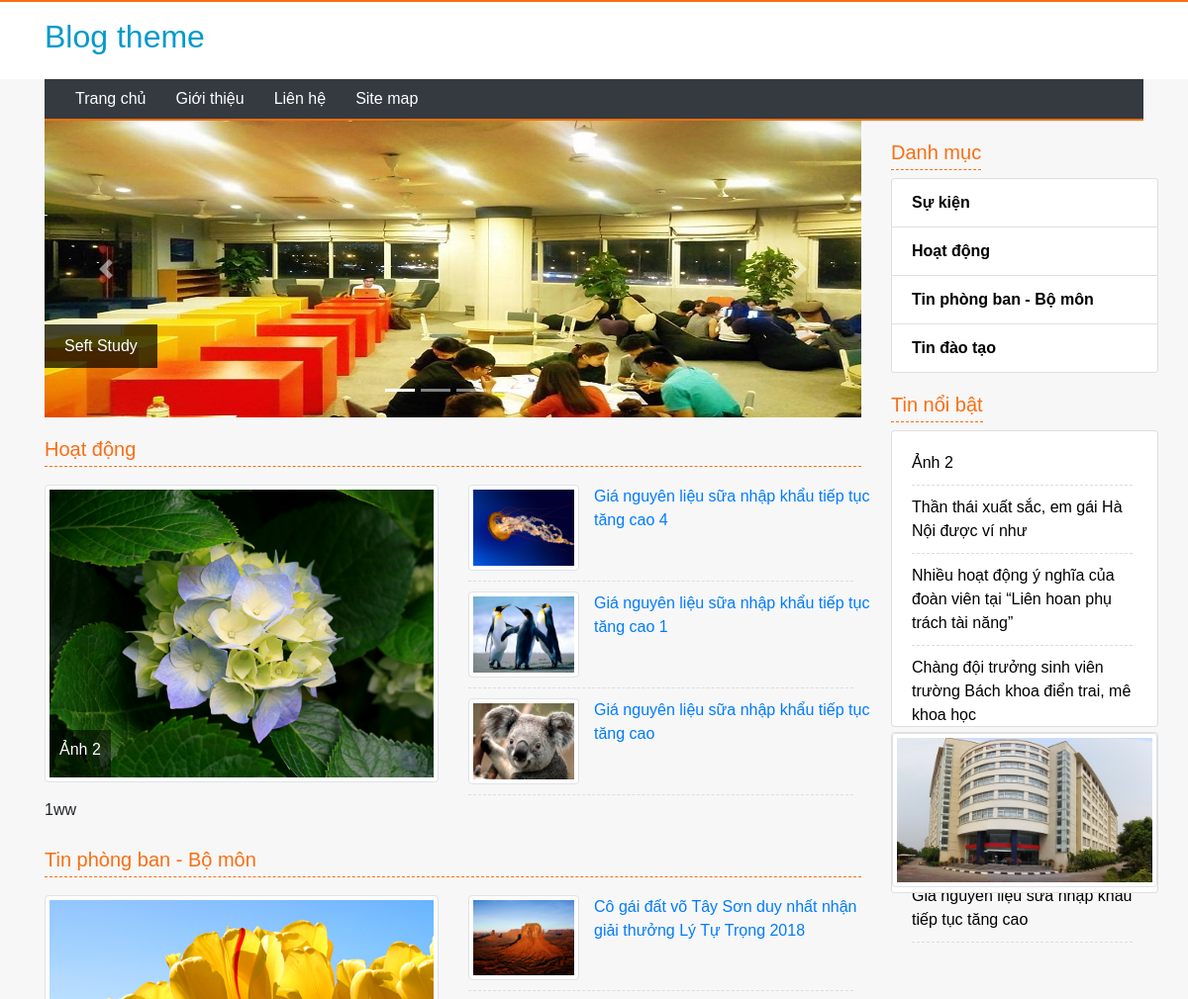
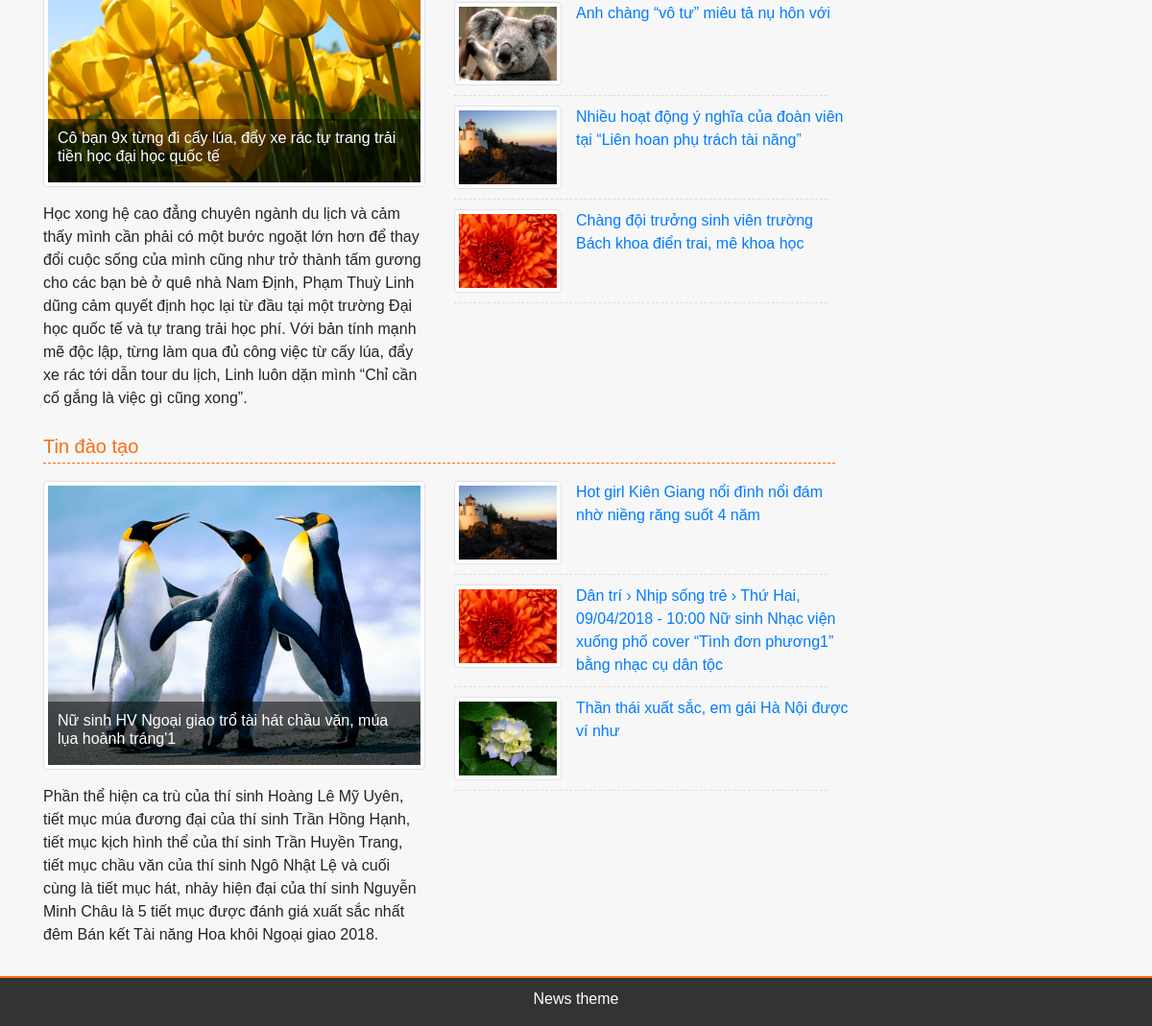
The page / on the database its author committed (2 pictures, top to bottom).
### tables this page shows
CREATE TABLE `tbl_slide` (
  `pk_slide_id` int(11) NOT NULL,
  `c_name` varchar(500) NOT NULL,
  `c_img` varchar(500) NOT NULL
);

CREATE TABLE `tbl_category_news` (
  `pk_category_news_id` int(11) NOT NULL,
  `c_name` varchar(500) NOT NULL
);

CREATE TABLE `tbl_news` (
  `pk_news_id` int(11) NOT NULL,
  `fk_category_news_id` int(11) NOT NULL DEFAULT '0',
  `c_name` varchar(500) NOT NULL,
  `c_description` varchar(20000) NOT NULL,
  `c_content` text NOT NULL,
  `c_img` varchar(500) NOT NULL,
  `c_hotnews` int(11) NOT NULL DEFAULT '0'
);

### index.php (called while the page is built, shortened)
<?php
	include "config.php";
	include "model/model.php";
	$controller = isset($_GET["controller"]) ? $_GET["controller"] : "home";
	$file_controller = "controller/frontend/controller_$controller.php";
	include "view/frontend/master.php";
 ?>

### controller/frontend/controller_slide.php (called while the page is built, shortened)
<?php
	class controller_slide{
		public function __construct(){
			$this->model = new model();
			include "view/frontend/view_slide.php";
		}
	}
	new controller_slide();
 ?>

### model/model.php (called while the page is built, shortened)
<?php
	class model{
		public function get_all($sql){
			global $db;
			$result = mysqli_query($db,$sql);
			$arr = array();
			while($rows = mysqli_fetch_object($result))
				$arr[] = $rows;
			return $arr;
		}
		public function get_a_record($sql){
			global $db;
			$result = mysqli_query($db,$sql);
			$rows = mysqli_fetch_object($result);
			return $rows;
		}
	}
 ?>

### controller/frontend/controller_home.php (called while the page is built, shortened)
<?php
	class controller_home{
		public function __construct(){
			$this->model = new model();
			include "view/frontend/view_home.php";
		}
	}
	new controller_home();
 ?>

### controller/frontend/controller_inc_category.php (called while the page is built, shortened)
<?php
	class controller_inc_category{
		public function __construct(){
			$this->model = new model();
			include "view/frontend/view_inc_category.php";
		}
	}
	new controller_inc_category();
 ?>

### controller/frontend/controller_hotnews.php (called while the page is built, shortened)
<?php
	class controller_hotnews{
		public function __construct(){
			$this->model = new model();
			include "view/frontend/view_hotnews.php";
		}
	}
	new controller_hotnews();
 ?>

### view/frontend/view_home.php (the view)
<?php
    $category = $this->model->get_all("select * from tbl_category_news where pk_category_news_id in (select fk_category_news_id from tbl_news where tbl_category_news.pk_category_news_id = tbl_news.fk_category_news_id) order by pk_category_news_id desc");
    foreach($category as $rows_category):
 ?>
      <h5 class="box-main-title"><?php echo $rows_category->c_name; ?></h5>
      <div class="row">
      <?php
          $first_news = $this->model->get_a_record("select * from tbl_news where fk_category_news_id={$rows_category->pk_category_news_id} order by pk_news_id desc limit 0,1");
       ?>
        <div class="col-md-6 col-sm-12">
          <article class="news">
            <figure> <img class="img-thumbnail" src="public/upload/news/<?php echo $first_news->c_img; ?>">
              <figcaption><a href="index.php?controller=news_detail&id=<?php echo $first_news->pk_news_id; ?>">
                <h6><?php echo $first_news->c_name; ?></h6>
                </a> </figcaption>
            </figure>
            <p><?php echo $first_news->c_description; ?></p>
          </article>
        </div>
        <div class="col-md-6 col-sm-12">
        <?php
          $news = $this->model->get_all("select * from tbl_news where fk_category_news_id={$rows_category->pk_category_news_id} order by pk_news_id desc limit 1,4");
          foreach($news as $rows):
         ?>
          <article class="news">
            <div class="row">
              <div class="col-md-4"><img class="img-thumbnail" src="public/upload/news/<?php echo $rows->c_img; ?>"></div>
              <div class="col-md-8 no-padding"><a href="index.php?controller=news_detail&id=<?php echo $rows->pk_news_id; ?>"><?php echo $rows->c_name; ?></a></div>
            </div>
            <div class="dotted"></div>
          </article>
          <?php endforeach; ?>
        </div>
      </div>
<?php endforeach; ?>

### view/frontend/master.php (shortened to what this page needs)
<!DOCTYPE html>
<html>
<head>
<link rel="stylesheet" type="text/css" href="public/frontend/css/bootstrap.min.css">
<link rel="stylesheet" type="text/css" href="public/frontend/css/style.css">
</head>
<body>
<div style="background-color: #dddddd">
  <div style="background-color:white">
    <div class="container">
      <div class="row">
        <div class="col-md-12">
          <div class="row">
            <div class="col-md-8">
              <h2 style="color:#009acd; line-height: 70px;">Blog theme</h2>
            </div>
            <div class="col-md-4">
            </div>
          </div>
        </div>
      </div>
    </div>
  </div>
</div>
<div class="container">
  <div class="row">
    <div class="col-md-12">
      <nav class="navbar navbar-expand-sm bg-dark">
        <ul class="navbar-nav">
          <li class="nav-item"> <a class="nav-link text-white" href="index.php">Trang chủ</a> </li>
          <li class="nav-item"> <a class="nav-link text-white" href="#">Giới thiệu</a> </li>
          <li class="nav-item"> <a class="nav-link text-white" href="#">Liên hệ</a> </li>
          <li class="nav-item"> <a class="nav-link text-white" href="#">Site map</a> </li>
        </ul>
      </nav>
      <div class="line-top"></div>
    </div>
  </div>
</div>
<div class="container" style="margin-top: 0px;">
  <div class="row">
    <div class="col-md-9 col-sm-12">
      <?php include "controller/frontend/controller_slide.php"; ?>
      <?php
          if(file_exists($file_controller))
            include $file_controller;
       ?>
    </div>
    <div class="col-md-3 col-sm-12">
      <aside class="sticky">
        <?php include "controller/frontend/controller_inc_category.php"; ?>
        <?php include "controller/frontend/controller_hotnews.php"; ?>
        <div class="card" style="margin-top: 20px; margin-top:5px;"> <img class="img-thumbnail" src="public/frontend/images/4.jpg" style="margin-bottom: 5px;"> </div>
      </aside>
    </div>
  </div>
</div>
<div class="footer">
  <div class="line-top"></div>
  <div class="container">
    <div class="row">
      <div class="col-md-12 text-white">
        <p class="text-center" style="padding-top: 10px;">News theme</p>
      </div>
    </div>
  </div>
</div>
</body>
</html>

### view/frontend/view_slide.php
<?php
    $slide = $this->model->get_all("select * from tbl_slide order by pk_slide_id desc");
    $n = 0;
 ?>
<div id="slideshow" class="carousel slide" data-ride="carousel">
        <ul class="carousel-indicators">
        <?php foreach($slide as $rows): ?>
          <li data-target="#slideshow" data-slide-to="<?php echo $n; ?>" <?php if($n == 0): ?> class="active" <?php endif; ?> ></li>
        <?php
            $n++;
          endforeach;
         ?>
        </ul>
        <div class="carousel-inner">
        <?php
            $n = 0;
            foreach($slide as $rows):
         ?>
          <div class="carousel-item <?php if($n==0): ?> active<?php endif; ?>"> <img src="public/upload/slide/<?php echo $rows->c_img; ?>" alt="<?php echo $rows->c_name; ?>">
            <div class="carousel-text"><a href="#"><?php echo $rows->c_name; ?></a></div>
          </div>
          <?php
              $n++;
            endforeach;
           ?>
        </div>
        <a class="carousel-control-prev" href="#slideshow" data-slide="prev"> <span class="carousel-control-prev-icon"></span> </a> <a class="carousel-control-next" href="#slideshow" data-slide="next"> <span class="carousel-control-next-icon"></span> </a> </div>

### view/frontend/view_inc_category.php
<h5 class="box-right-title">Danh mục</h5>
        <div class="card">
          <ul class="list-group list-group-flush category-box">
        <?php
        	$category = $this->model->get_all("select * from tbl_category_news order by pk_category_news_id desc");
        	foreach($category as $rows):
         ?>
            <li class="list-group-item"><a href="index.php?controller=news_category&id=<?php echo $rows->pk_category_news_id; ?>"><?php echo $rows->c_name; ?></a></li>
        <?php endforeach; ?>
          </ul>
        </div>

### view/frontend/view_hotnews.php
<h5 class="box-right-title">Tin nổi bật</h5>
        <div class="card" style="margin-top: 20px; height: 300px; margin-top:0px;">
          <div class="card-body">
            <marquee behavior="scroll" direction="up" onMouseOver="this.setAttribute('scrollamount', 0, 0);this.stop();" OnMouseOut="this.setAttribute('scrollamount', 2, 0);this.start();" height="250px" scrollamount="2">
            <ul class="hot-news" style="padding:0px; margin:0px; list-style: none;">
            <?php
                $news = $this->model->get_all("select * from tbl_news where c_hotnews=1 order by pk_news_id desc");
                foreach($news as $rows):
             ?>
              <li><a href="index.php?controller=news_detail&id=<?php echo $rows->pk_news_id; ?>"><?php echo $rows->c_name; ?></a>
                <div class="dotted"></div>
              </li>
            <?php endforeach; ?>
            </ul>
            </marquee>
          </div>
        </div>

### public/frontend/css/style.css (style rules this page uses)
body { background-color:#f7f7f7; font-family: 'Cabin', sans-serif; }
.footer { background: #333333; margin-top: 15px; }
article.news { margin:10px 0px; }
article.news figure { position: relative; }
article.news figure figcaption { position: absolute; background-color: rgba(0,0,0,0.5); bottom: 0px;padding: 10px; margin:5px; }
article.news figure figcaption a { color:white; font-size: 16px; }
.dotted { border:1px dashed #dddddd; border-top-width: 0px; margin-top: 10px; margin-bottom: 10px; width: 98% }
#slideshow { height: 300px; margin-bottom: 20px; overflow: hidden }
.no-padding { padding:0px; }
.line-top { border:1px solid #fa6e13; }
.nav-item a { padding:0px 15px !important; }
.category-box { font-weight: bold; }
.category-box a { color:black; }
.hot-news a { color:black; }
.carousel-item { position:relative; }
.carousel-text { position:absolute; bottom:50px; background-color:rgba(0,0,0,0.7); padding-top: 10px; padding-bottom:10px; }
.carousel-text a { margin-left: 20px; margin-right:20px; color:white; }
.box-right-title { margin-top: 20px; color:#fa6e13; border-bottom:1px dashed #fa6e13; padding-bottom: 5px; display: inline-block; }
.box-main-title { margin-top: 10px; color:#fa6e13; border-bottom:1px dashed #fa6e13; padding-bottom: 5px; }
.sticky { position:absolute; }

### rows shown on the page
tbl_slide: c_img (picture), c_name "Seft Study"
tbl_category_news: c_name "Hoạt động", tbl_news.c_img (picture), tbl_news.c_name "Ảnh 2", tbl_news.c_description "1ww"
tbl_news: c_img (picture), c_name "Giá nguyên liệu sữa nhập khẩu tiếp tục tăng cao 4"
tbl_news: c_img (picture), c_name "Giá nguyên liệu sữa nhập khẩu tiếp tục tăng cao 1"
tbl_news: c_img (picture), c_name "Giá nguyên liệu sữa nhập khẩu tiếp tục tăng cao"
tbl_category_news: c_name "Tin phòng ban - Bộ môn", tbl_news.c_img (picture), tbl_news.c_name "Cô bạn 9x từng đi cấy lúa, đẩy xe rác tự trang trải tiền học đại học quốc tế", tbl_news.c_description "Học xong hệ cao đẳng chuyên ngành du lịch và cảm thấy mình cần phải có một bước ngoặt lớn hơn để thay đổi cuộc sống của mình cũng như trở thành tấm gương cho các bạn bè ở quê nhà Nam Định, Phạm Thuỳ Linh dũng cảm quyết định học lại từ đầu tại một trường Đại học quốc tế và tự trang trải học phí. Với bản tính mạnh mẽ độc lập, từng làm qua đủ công việc từ cấy lúa, đẩy xe rác tới dẫn tour du lịch, Linh luôn dặn mình “Chỉ cần cố gắng là việc gì cũng xong”."
tbl_news: c_img (picture), c_name "Cô gái đất võ Tây Sơn duy nhất nhận giải thưởng Lý Tự Trọng 2018"
tbl_news: c_img (picture), c_name "Anh chàng “vô tư” miêu tả nụ hôn với"
tbl_news: c_img (picture), c_name "Nhiều hoạt động ý nghĩa của đoàn viên tại “Liên hoan phụ trách tài năng”"
tbl_news: c_img (picture), c_name "Chàng đội trưởng sinh viên trường Bách khoa điển trai, mê khoa học"
tbl_category_news: c_name "Tin đào tạo", tbl_news.c_img (picture), tbl_news.c_name "Nữ sinh HV Ngoại giao trổ tài hát chầu văn, múa lụa hoành tráng'1", tbl_news.c_description "Phần thể hiện ca trù của thí sinh Hoàng Lê Mỹ Uyên, tiết mục múa đương đại của thí sinh Trần Hồng Hạnh, tiết mục kịch hình thể của thí sinh Trần Huyền Trang, tiết mục chầu văn của thí sinh Ngô Nhật Lệ và cuối cùng là tiết mục hát, nhảy hiện đại của thí sinh Nguyễn Minh Châu là 5 tiết mục được đánh giá xuất sắc nhất đêm Bán kết Tài năng Hoa khôi Ngoại giao 2018."
tbl_news: c_img (picture), c_name "Hot girl Kiên Giang nổi đình nổi đám nhờ niềng răng suốt 4 năm"
tbl_news: c_img (picture), c_name "Dân trí › Nhịp sống trẻ › Thứ Hai, 09/04/2018 - 10:00 Nữ sinh Nhạc viện xuống phố cover “Tình đơn phương1” bằng nhạc cụ dân tộc"
tbl_news: c_img (picture), c_name "Thần thái xuất sắc, em gái Hà Nội được ví như"
tbl_category_news: c_name "Sự kiện"
tbl_news: c_name "Ảnh 2"
